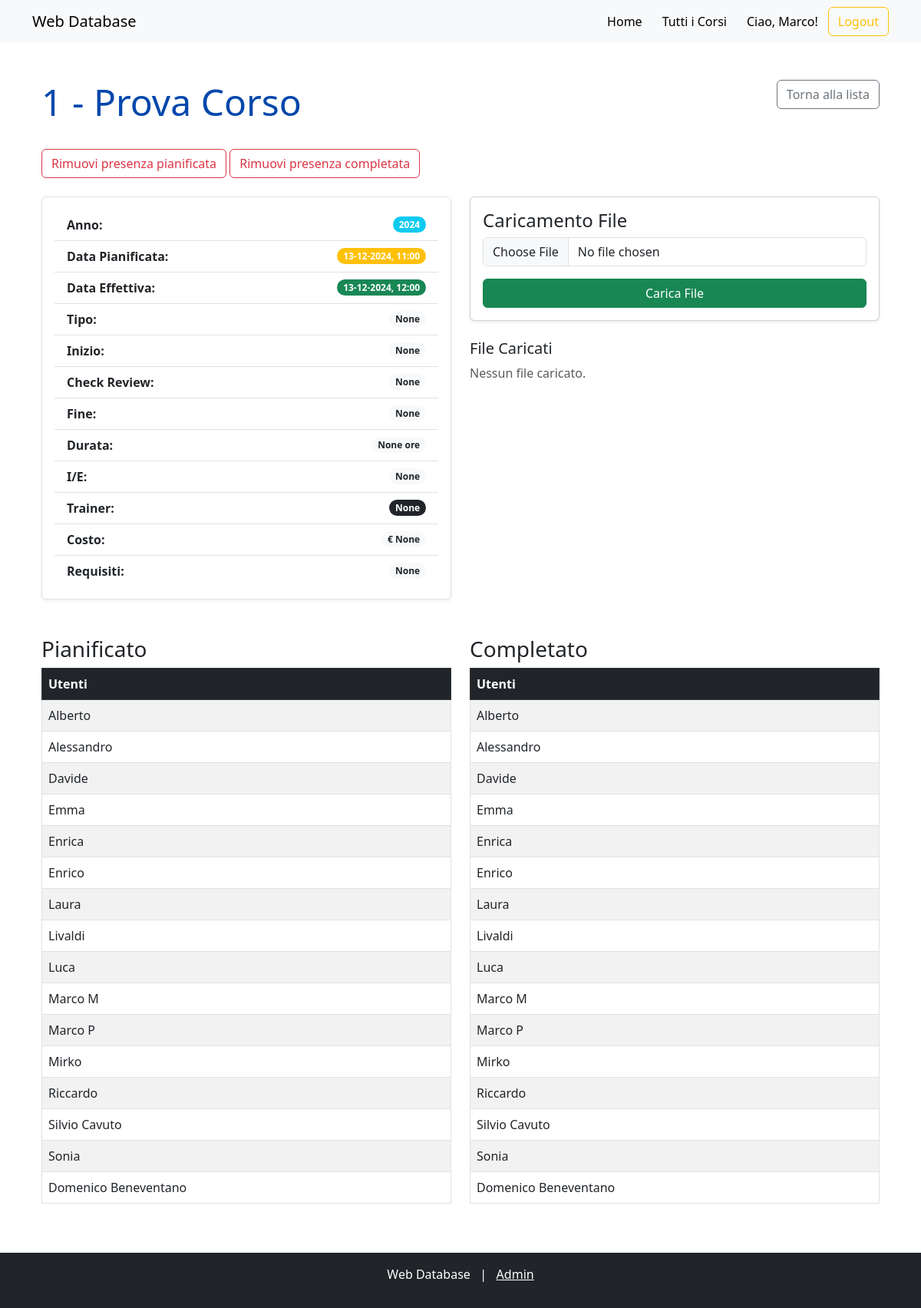
The page /coursedetail/314/ (signed in) on the database as committed earlier.
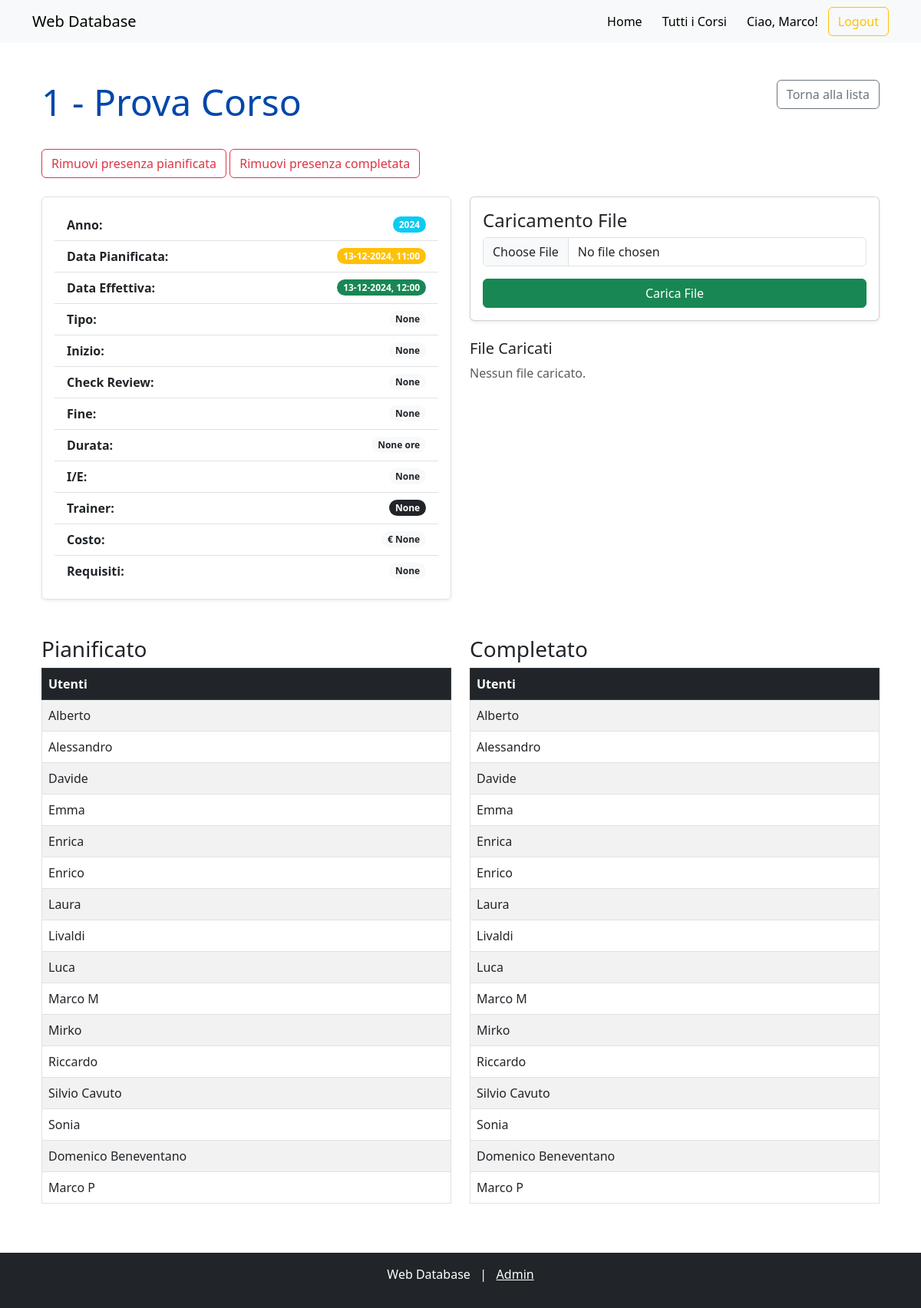
The same page on the database as committed later.
### web_app/models.py (models this page shows)
class CustomUser(AbstractUser):
    USER_TYPE_CHOICES = (
        ('person', 'Persona'),
        ('quality_manager', 'Quality Manager'),
    )
    user_type = models.CharField(max_length=20, choices=USER_TYPE_CHOICES)

### web_app/views.py (the view)
# urls.py: path('coursedetail/<int:pk>/', views.course_detail, name='course_detail'),
def course_detail(request, pk):
    course = get_object_or_404(Course, pk=pk)
    files = File.objects.filter(user_id=request.user.id, course=pk).order_by('-uploaded_at')
    attendances = Attendance.objects.filter(course_id=pk)
    planned = attendances.filter(state='planned').select_related('user')
    completed = attendances.filter(state='completed').select_related('user')
    current_user_planned = attendances.filter(state='planned', user_id=request.user.id).first()
    current_user_completed = attendances.filter(state='completed', user_id=request.user.id).first()
    context = {
        'course': course,
        'planned_users': [attendance.user for attendance in planned],
        'completed_users': [attendance.user for attendance in completed],
        'files': files,
        'current_user_planned': current_user_planned,
        'current_user_completed': current_user_completed,
    }
    return render(request, 'web_app/course_detail.html', context)

### web_app/templates/web_app/course_detail.html (shortened to what the changed rows need)
{% extends "base.html" %}
{% block content %}
    <div class="container">
        <br>
        <div class="row">
            <div class="col-md-6">
                <div class="table-responsive">
                    <table class="table table-striped table-bordered table-hover">
                        <thead class="table-dark">
                            <tr>
                                <th>Utenti</th>
                            </tr>
                        </thead>
                        <tbody>
                            {% for user in planned_users %}
                            <tr>
                                <td>{{ user.first_name }} {{ user.last_name }}</td>
                            </tr>
                            {% empty %}
                            <tr>
                                <td>Nessun utente</td>
                            </tr>
                            {% endfor %}
                        </tbody>
                    </table>
                </div>
            </div>
            <div class="col-md-6">
                <div class="table-responsive">
                    <table class="table table-striped table-bordered table-hover">
                        <thead class="table-dark">
                            <tr>
                                <th>Utenti</th>
                            </tr>
                        </thead>
                        <tbody>
                            {% for user in completed_users %}
                            <tr>
                                <td>{{ user.first_name }} {{ user.last_name }}</td>
                            </tr>
                            {% empty %}
                            <tr>
                                <td>Nessun utente</td>
                            </tr>
                            {% endfor %}
                        </tbody>
                    </table>
                </div>
            </div>
        </div>
    </div>
{% endblock %}

### templates/base.html (shortened to what this page needs)
<!DOCTYPE html>
<html lang="it">
<head>
    <link href="https://cdn.jsdelivr.net/npm/bootstrap@5.3.0/dist/css/bootstrap.min.css" rel="stylesheet">
    <link rel="stylesheet" href="https://cdn.jsdelivr.net/npm/flatpickr/dist/themes/airbnb.css">
</head>
<body class="d-flex flex-column min-vh-100">
    <nav class="navbar navbar-expand-lg navbar-light bg-light">
        <div class="container">
            <a class="navbar-brand" href="{% url 'home' %}">Web Database</a>
            <div class="collapse navbar-collapse" id="navbarNav">
                <ul class="navbar-nav ms-auto">
                    <li class="nav-item">
                        <a class="btn btn-light" href="{% url 'home' %}">Home</a>
                    </li>
                    <li class="nav-item">
                        <a class="btn btn-light" href="{% url 'courses' %}">Tutti i Corsi</a>
                    </li>
                    {% if user.is_authenticated %}
                        <li class="nav-item">
                            <a class="btn btn-light" href="{% url 'user_detail' user.id %}">Ciao, {{ user.first_name }}!</a>
                        </li>
                        <li class="nav-item">
                            <form method="POST" action="{% url 'logout' %}"> {% csrf_token %}
                                <button type="submit" class="btn btn-outline-warning">Logout</button>
                            </form>
                        </li>
                    {% endif %}
                </ul>
            </div>
        </div>
    </nav>
    <main class="container my-5 flex-grow-1">
        {% block content %}
        {% endblock %}
    </main>
    <footer class="bg-dark text-white text-center py-3 mt-auto">
        <p>Web Database &nbsp; | &nbsp; <a href="http://localhost:8000/admin/" class="text-white">Admin</a></p>
    </footer>
</body>
</html>

Rows that differ between the two databases and show on the page:
changed CustomUser (number 1 of 16 on the later page): moves down the list
